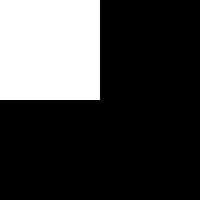
Frame 1 (no input)
Frame 60 (the mouse pressed at the canvas centre just before this capture): identical to frame 1, image omitted
Frame 120 (the mouse held since frame 60 and released just before this capture): blank canvas, image omitted

The Processing sketch that drew this single still picture (run headless with seeded random() and noise(); from frame 60 on, the mouse is pressed at the canvas centre):

// Processing sketch: exercise5_4
// ── exercise5_4.pde
void setup() {
  size (200, 200);
}

void draw() {
 background(0);
 stroke(0);
 line(100, 0, 100, 200);
 line(0, 100, 200, 100);
 noStroke();
 fill(255, 255, 255);
 if (mouseX < 100 && mouseY < 100) {
 rect(0, 0, 100, 100);
 } else if (mouseX > 100 && mouseY < 100) {
 rect(100, 0, 100, 100);
 } else if (mouseX < 100 && mouseY > 100) {
 rect(0, 100, 100, 100);
 } else if (mouseX > 100 && mouseY > 100) {
 rect(100, 100, 100, 100);
 }
}
